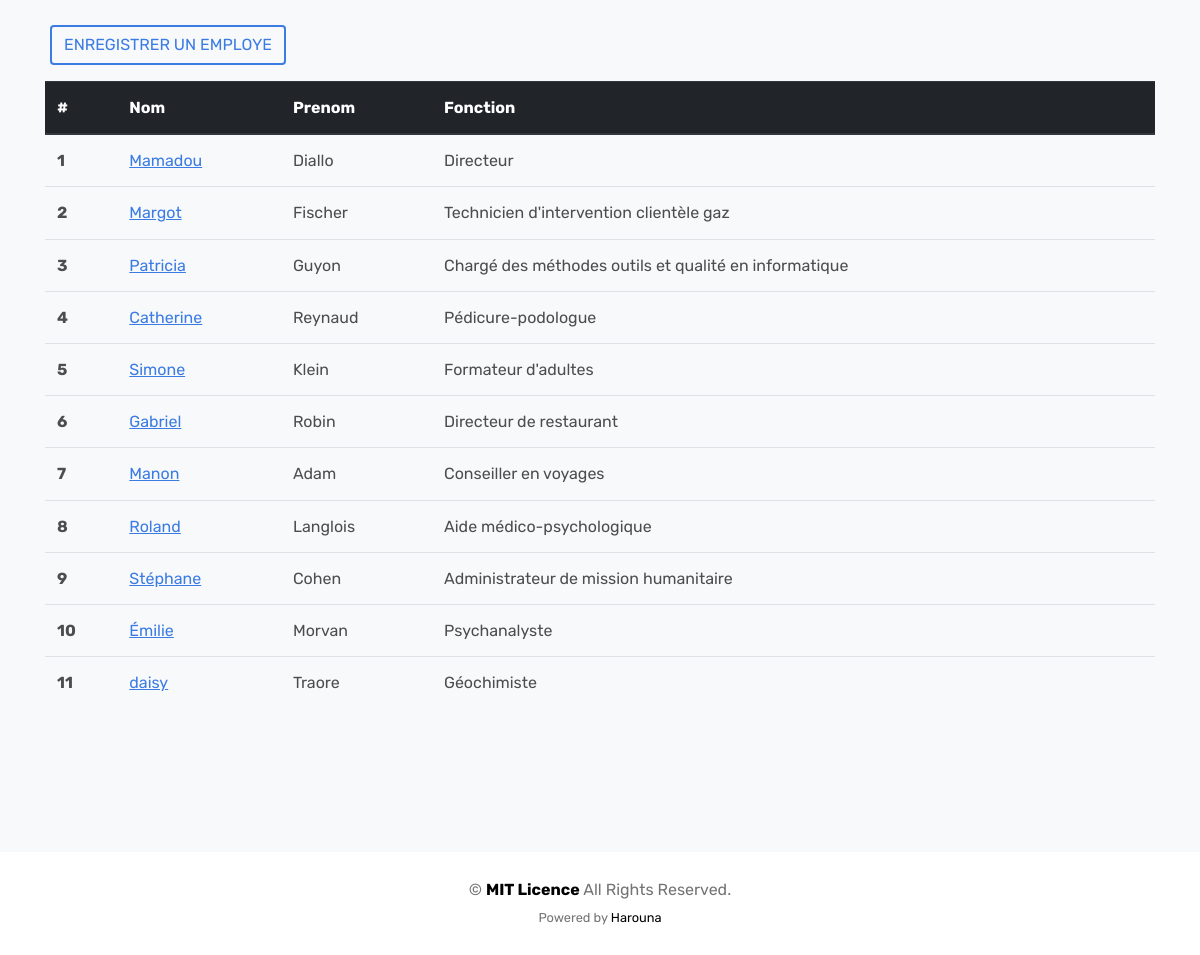
Before: / with the older database file.
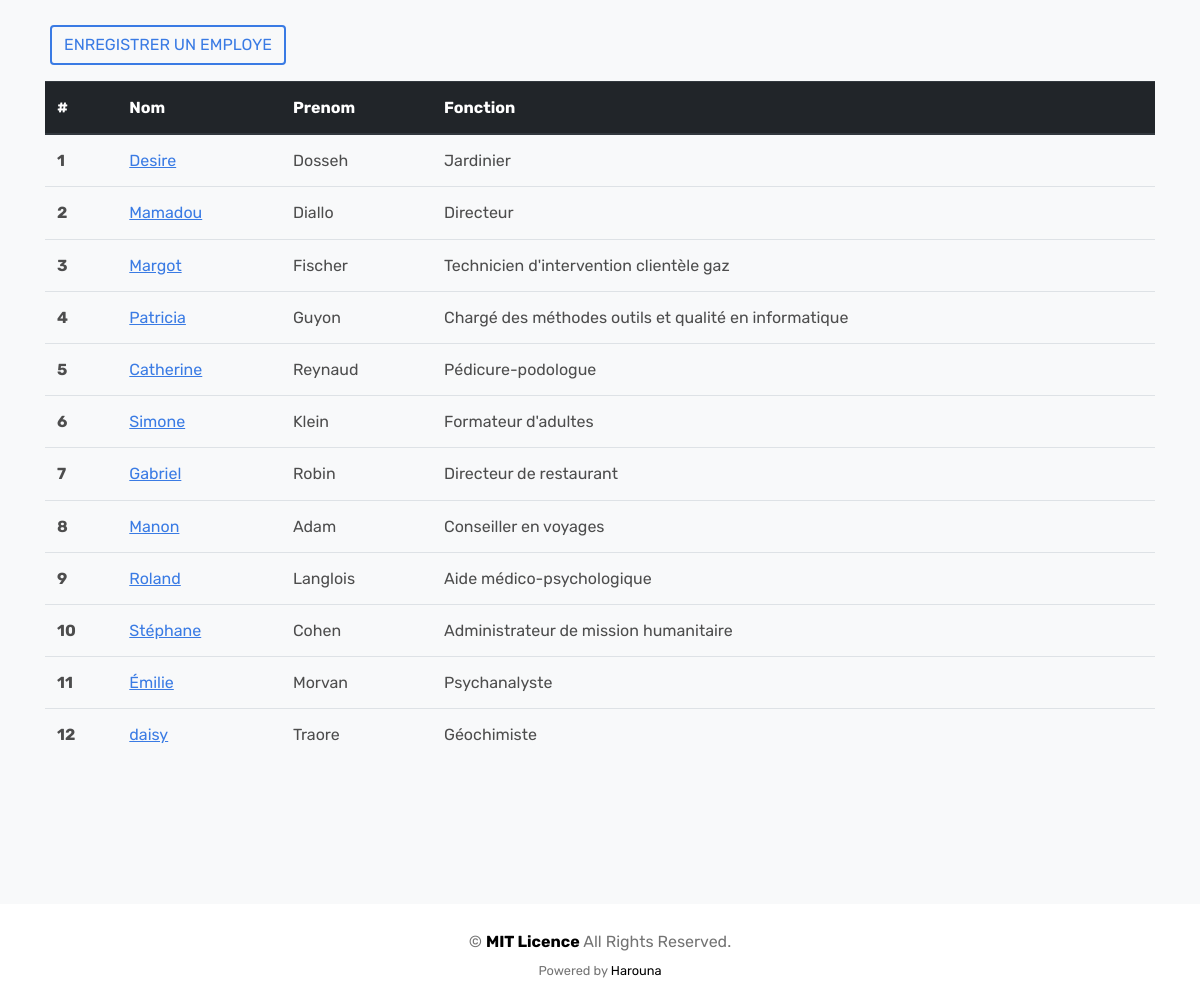
After: the same page with the newer database file.
### employe/models.py (models this page shows, shortened)
class Employe(models.Model):
    first_name =  models.CharField(max_length=30)
    last_name  = models.CharField(max_length=30)
    birthday   = models.DateField()
    fonction   = models.CharField(max_length=100)
    photo      = models.ImageField(upload_to='employe/', blank=True, null=True)
    created_at = models.DateTimeField(auto_now_add=True)

### employe/views.py (the view)
# urls.py: path('', views.employe, name='list-employe'),
def employe(request):
    employes = Employe.objects.all().order_by('-created_at')
    context = {
        'employes': employes,
    }
    template_name = 'employe/index.html'
    return render(request, template_name, context)

### employe/templates/employe/index.html (shortened to what this page needs)
{% load static %}
<!DOCTYPE html>
<html lang="en">
  <head>
    <link rel="stylesheet" href="{% static 'fonts/icomoon/style.css' %}">
    <link rel="stylesheet" href="{% static 'css/bootstrap.min.css' %}">
    <link rel="stylesheet" href="{% static 'css/aos.css' %}">
    <link rel="stylesheet" href="{% static 'css/style.css' %}">
  </head>
  <body>
  <div class="site-wrap">
    <div class="site-section bg-light" style="padding-top:25px;">
      <div class="container">
        <div class="row">
          <p data-aos="fade-left" data-aos-delay="100" class="float-right" style="margin-left:20px;">
            <a href="#register-form" data-toggle="modal" data-target="#register-employe"
            class="d-none d-sm-inline-block btn btn-outline-primary rounded text-uppercase">
                Enregistrer un employe
            </a>
          </p>
        </div>
        <div class="row">
          <div class="col-md-12 mb-5">
            <table class="table" class="p-5 bg-white custom-z-depth">
              <thead class="thead-dark">
                <tr>
                  <th scope="col">#</th>
                  <th scope="col">Nom</th>
                  <th scope="col">Prenom</th>
                  <th scope="col">Fonction</th>
                </tr>
              </thead>
              <tbody>
                {% for employe in employes %}
                  <tr>
                    <th scope="row">{{ forloop.counter }}</th>
                    <td><a href="{% url 'employe_app:profile' employe.id %}" style="text-decoration:underline">{{ employe.first_name }}</a></td>
                    <td>{{ employe.last_name }}</td>
                    <td>{{ employe.fonction }}</td>
                  </tr>
                {% endfor %}
              </tbody>
            </table>
          </div>
        </div>
      </div>
    </div>
    <footer class="site-footer py-2 pt-4">
      <div class="container py-0">
        <div class="row">
          <div class="col-12 text-md-center text-left">
            <p>
              &copy;  <strong class="text-black">MIT Licence</strong> All Rights Reserved. <br>
              <small>Powered by <a href="https://harouna.crd.co/" target="_blank" class="text-black">Harouna</a></small>
            </p>
          </div>
        </div>
      </div>
    </footer>
  </div>
  </body>
</html>

Changed rows visible on the page:
added Employe: first_name "Desire", last_name "Dosseh", fonction "Jardinier"
